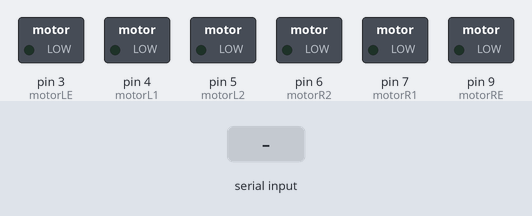
This sketch was run on a simulated Arduino Mega 2560, built with avr-gcc and run on an emulated ATmega2560. Shown: switched loads named in the sketch (green lamp = pin HIGH). Inputs (shaded band) come from the test bench.

Above: at 1.2 s.
1.3 s: "1" received over the second serial link
At 2.4 s:
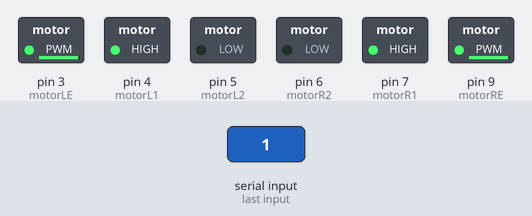
2.8 s: "2" received over the second serial link
At 3.6 s:
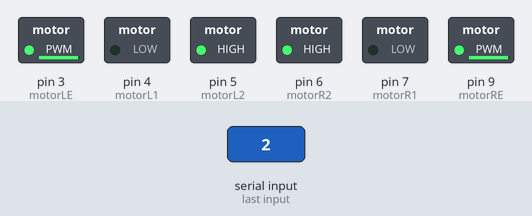
4.3 s: "3" received over the second serial link
At 4.7 s:
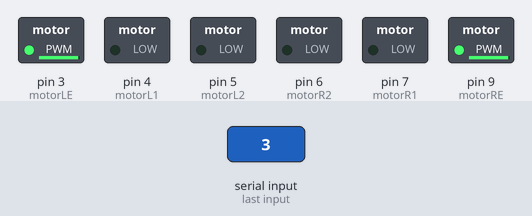
5.8 s: "5" received over the second serial link
At 7.0 s:
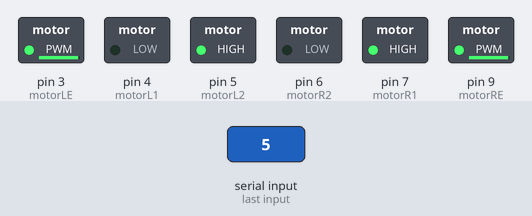
7.3 s: "4" received over the second serial link
At 8.2 s:
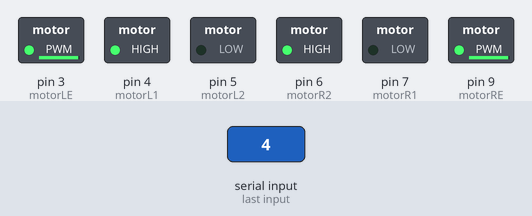
Timing chart, 0 to 9.8 s (numbered marks = the images above; inputs shaded):
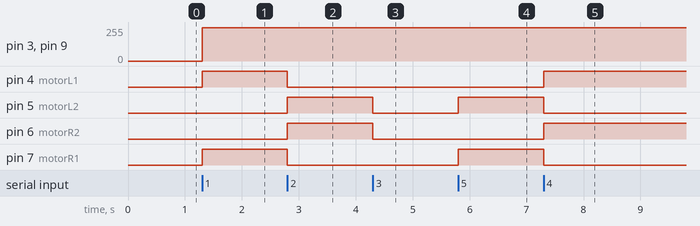

The sketch:

BlutoothWithRobotikCar.ino
```cpp
int data ;

#define  motorR1 7
#define  motorR2 6
#define  motorRE 9
#define  motorL1 4
#define  motorL2 5
#define  motorLE 3


void setup() {
  // put your setup code here, to run once:
Serial1.begin(9600);
 pinMode(motorR1,OUTPUT);
  pinMode(motorR2,OUTPUT);
  pinMode(motorRE,OUTPUT);
  pinMode(motorL1,OUTPUT);
  pinMode(motorL2,OUTPUT);
  pinMode(motorLE,OUTPUT);
}

void loop() {
  // put your main code here, to run repeatedly:
if(Serial1.available()>0)
{
  data=Serial1.read();

  }
if(data=='1')
{
  forward();
}
if(data=='2')
{
  back();
}
if (data=='3')
{
  stop();
}
if (data=='5')
{
  left();
}
if (data=='4')
{
  right();
}


}


void right(){
  digitalWrite(motorR1,LOW);
  digitalWrite(motorR2,HIGH);
  analogWrite(motorRE,250);
  digitalWrite(motorL1,HIGH);
  digitalWrite(motorL2,LOW);
  analogWrite(motorLE,250);
}


void left(){
  digitalWrite(motorR1,HIGH);
  digitalWrite(motorR2,LOW);
  analogWrite(motorRE,250);
  digitalWrite(motorL1,LOW);
  digitalWrite(motorL2,HIGH);
  analogWrite(motorLE,250);
}


void forward(){
  digitalWrite(motorR1,HIGH);
  digitalWrite(motorR2,LOW);
  analogWrite(motorRE,250);
  digitalWrite(motorL1,HIGH);
  digitalWrite(motorL2,LOW);
  analogWrite(motorLE,250);
}

void back(){
  digitalWrite(motorR1,LOW);
  digitalWrite(motorR2,HIGH);
  analogWrite(motorRE,250);
  digitalWrite(motorL1,LOW);
  digitalWrite(motorL2,HIGH);
  analogWrite(motorLE,250);
}
void stop(){
  digitalWrite(motorR1,LOW);
  digitalWrite(motorR2,LOW);
  analogWrite(motorRE,250);
  digitalWrite(motorL1,LOW);
  digitalWrite(motorL2,LOW);
  analogWrite(motorLE,250);
}
```

Measured:
- after the input at 1.3 s, pin 3 (motorLE), pin 9 (motorRE): 0/255 → 250/255 at once; pin 4 (motorL1), pin 7 (motorR1): LOW → HIGH at once
- after the input at 2.8 s, pin 4 (motorL1), pin 7 (motorR1): HIGH → LOW at once; pin 5 (motorL2), pin 6 (motorR2): LOW → HIGH at once
- after the input at 4.3 s, pin 5 (motorL2), pin 6 (motorR2): HIGH → LOW at once
- after the input at 5.8 s, pin 5 (motorL2), pin 7 (motorR1): LOW → HIGH at once
- after the input at 7.3 s, pin 4 (motorL1), pin 6 (motorR2): LOW → HIGH at once; pin 5 (motorL2), pin 7 (motorR1): HIGH → LOW at once
